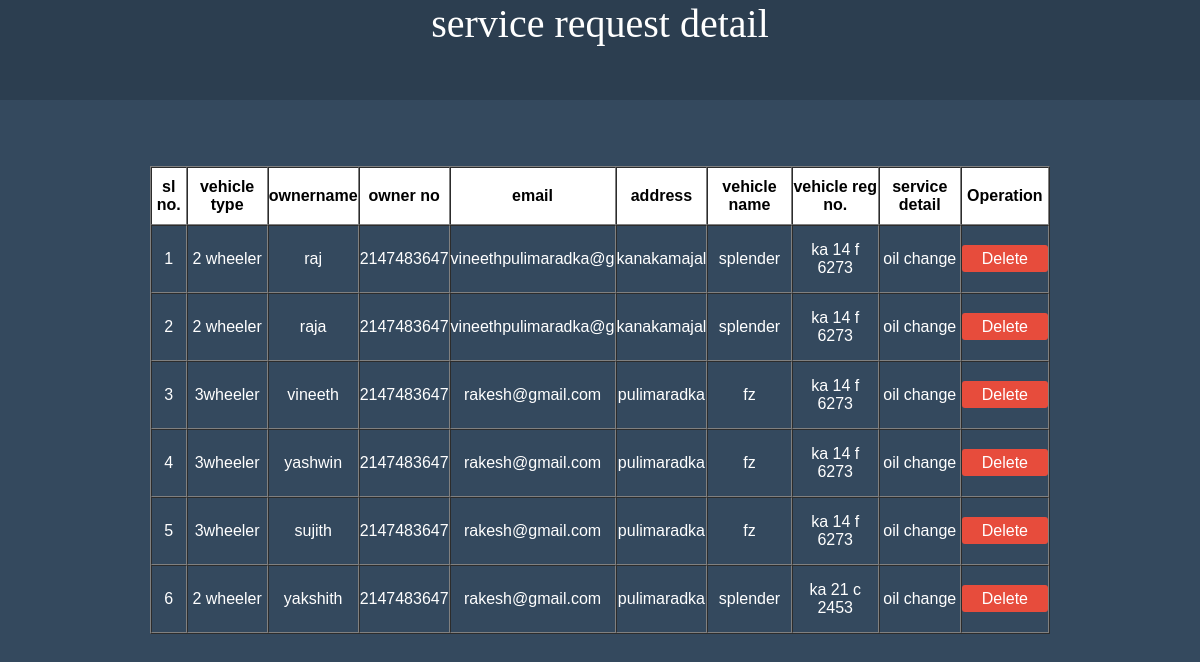
/serverreqdetail.php, run on the app's committed database.
### tables this page shows
CREATE TABLE `service_request` (
  `id` int(11) NOT NULL,
  `vehicletype` varchar(20) NOT NULL,
  `ownername` varchar(20) NOT NULL,
  `ownercontact` int(10) NOT NULL,
  `email` varchar(20) NOT NULL,
  `address` varchar(20) NOT NULL,
  `vehiclename` varchar(20) NOT NULL,
  `vehicleregno` varchar(20) NOT NULL,
  `servicedetail` varchar(20) NOT NULL
);

### serverreqdetail.php (the view, shortened to what this page needs)
<?php
 include 'db_conn.php';
 $query = "select * from service_request";
 $run = mysqli_query($conn,$query);
 ?>
 <!DOCTYPE html>
 <html>
 <head>
 </head>
 <body>
 <header>service request detail</header>
 <table border="1" cellspacing="0" cellpadding="0">
      <tr class="heading">
      <th>sl no.</th>
           <th>vehicle type</th>
           <th>ownername</th>
           <th>owner no</th>
           <th>email</th>
           <th>address</th>
           <th>vehicle name</th>
           <th>vehicle reg no.</th>
            <th>service detail</th>
           <th>Operation</th>
      </tr>
      <?php
      $i=1;
           if ($num = mysqli_num_rows($run)>0) {
                while ($result = mysqli_fetch_assoc($run)) {
                     echo "
                          <tr class='data'>
                          <td>".$i++."</td>
                               <td>".$result['vehicletype']."</td>
                               <td>".$result['ownername']."</td>
                               <td>".$result['ownercontact']."</td>
                               <td>".$result['email']."</td>
                               <td>".$result['address']."</td>
                               <td>".$result['vehiclename']."</td>
                                <td>".$result['vehicleregno']."</td>
                                 <td>".$result['servicedetail']."</td>
                               <td><a href='delete.php?id=".$result['id']."' id='btn'>Delete</a></td>
                          </tr>
                     ";
                }
           }
      ?>
 </table>
 </body>
 </html>

### serverreqdetail.php (style rules this page uses)
* { padding: 0; margin: 0; box-sizing: border-box; }
body { width: 100%; height: 100vh; background-color: #34495e; position: relative; font-family: 'verdana',sans-serif; }
header { width: 100%; height: 100px; background-color: #2c3e50; color: white; font-family:cursive; text-align: center; font-size: 40px; }
table { width: 75%; position: absolute; top: 50%; left: 50%; transform: translate(-50%,-50%); }
.heading { background-color: #FFFF; }
.heading th { padding: 10px 0; }
.data { text-align: center; color: #FFFF; }
.data td { padding: 15px 0; }
#btn { text-decoration: none; color: #FFF; background-color: #e74c3c; padding: 5px 20px; border-radius: 3px; }

### data on the page
service_request: vehicletype "2 wheeler", ownername "raj", ownercontact "2147483647", email "vineethpulimaradka@g", address "kanakamajal", vehiclename "splender", vehicleregno "ka 14 f 6273", servicedetail "oil change"
service_request: vehicletype "2 wheeler", ownername "raja", ownercontact "2147483647", email "vineethpulimaradka@g", address "kanakamajal", vehiclename "splender", vehicleregno "ka 14 f 6273", servicedetail "oil change"
service_request: vehicletype "3wheeler", ownername "vineeth", ownercontact "2147483647", email "rakesh@gmail.com", address "pulimaradka", vehiclename "fz", vehicleregno "ka 14 f 6273", servicedetail "oil change"
service_request: vehicletype "3wheeler", ownername "yashwin", ownercontact "2147483647", email "rakesh@gmail.com", address "pulimaradka", vehiclename "fz", vehicleregno "ka 14 f 6273", servicedetail "oil change"
service_request: vehicletype "3wheeler", ownername "sujith", ownercontact "2147483647", email "rakesh@gmail.com", address "pulimaradka", vehiclename "fz", vehicleregno "ka 14 f 6273", servicedetail "oil change"
service_request: vehicletype "2 wheeler", ownername "yakshith", ownercontact "2147483647", email "rakesh@gmail.com", address "pulimaradka", vehiclename "splender", vehicleregno "ka 21 c 2453", servicedetail "oil change"
